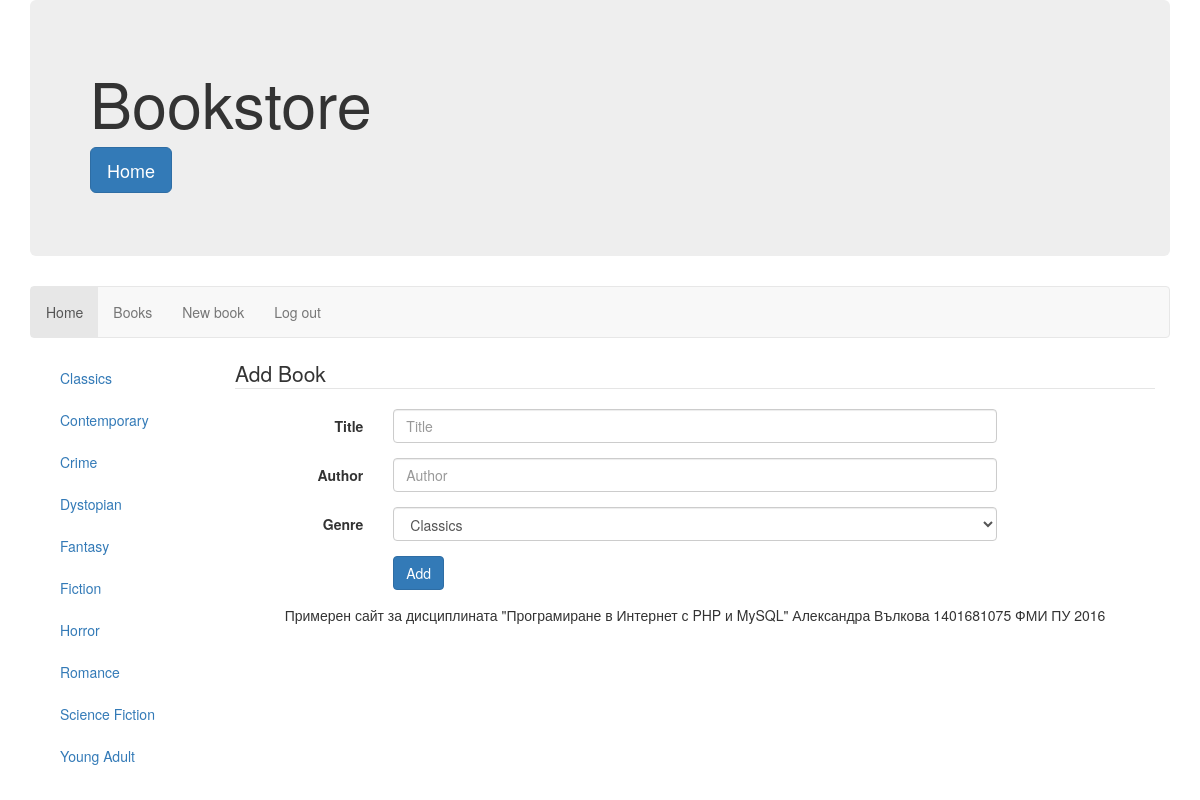
The app's page /edit_book.php (signed in) with its own data.
### tables this page shows
CREATE TABLE IF NOT EXISTS `genres` (
  `id` int(10) unsigned NOT NULL AUTO_INCREMENT,
  `name` varchar(30) NOT NULL,
  PRIMARY KEY (`id`),
  UNIQUE KEY `name` (`name`)
);

### edit_book.php (the view, shortened to what this page needs)
<?php
    include 'init.php';
    include 'views/header.php';
    include 'views/aside.php';
    $operation = 'Add';
    $title = '';
    $author = '';
    $genre_id = '';
    $id = isset($_GET['id']) ? (int)$_GET['id'] : 0;
    echo
    '<section class="col-md-10">
        <form action="edit_book.php" method="post" class="form-horizontal">
            <input type="hidden" name="id" value="'.$id.'">
            <fieldset>
                <legend>'.$operation.' Book</legend>';
                echo
                '<div class="form-group">
                    <label for="title" class="col-sm-2 control-label">Title</label>
                    <div class="col-sm-8">
                        <input type="text" name="title" id="title" placeholder="Title" class="form-control" value="'.$title.'">
                    </div>
                </div>
                <div class="form-group">
                    <label for="author" class="col-sm-2 control-label">Author</label>
                    <div class="col-sm-8">
                        <input type="text" name="author" id="author" placeholder="Author" class="form-control" value="'.$author.'">
                    </div>
                </div>
                <div class="form-group">
                    <label for="genre_id" class="col-sm-2 control-label">Genre</label>
                    <div class="col-sm-8">
                        <select name="genre_id" id="genre_id" class="form-control">';
                            $query = 'SELECT * FROM Genres ORDER BY name';
                            $result = $mysqli->query($query);
                            while ($row = $result->fetch_assoc()) { ?>
                                <option value="<?=$row['id']?>" <?=($row['id'] == $genre_id ? 'selected' : '')?> ><?=$row['name']?></option>
                           <?php }
                        echo
                        '</select>
                    </div>
                </div>
                <div class="form-group">
                    <div class="col-sm-offset-2 col-sm-10">
                        <input type="submit" name="submit" value="'.$operation.'" class="btn btn-primary">
                    </div>
                </div>
            </fielset>
        </form>
    </section>';
    include 'views/footer.php';
?>

### views/aside.php
<aside class="col-md-2">
    <ul class="nav nav-pills nav-stacked">
        <?php $result = $mysqli->query('SELECT * FROM genres');
            while ($row = $result->fetch_assoc()) {
            echo
            '<li>
                <a href="books.php?genre='.$row["id"].'">'.$row["name"].'</a>
            </li>';
            } ?>
    </ul>
</aside>

### records on screen
genres: name "Classics"
genres: name "Contemporary"
genres: name "Crime"
genres: name "Dystopian"
genres: name "Fantasy"
genres: name "Fiction"
genres: name "Horror"
genres: name "Romance"
genres: name "Science Fiction"
genres: name "Young Adult"

### other values on screen
$operation "Add"
form field genre_id "Classics"
